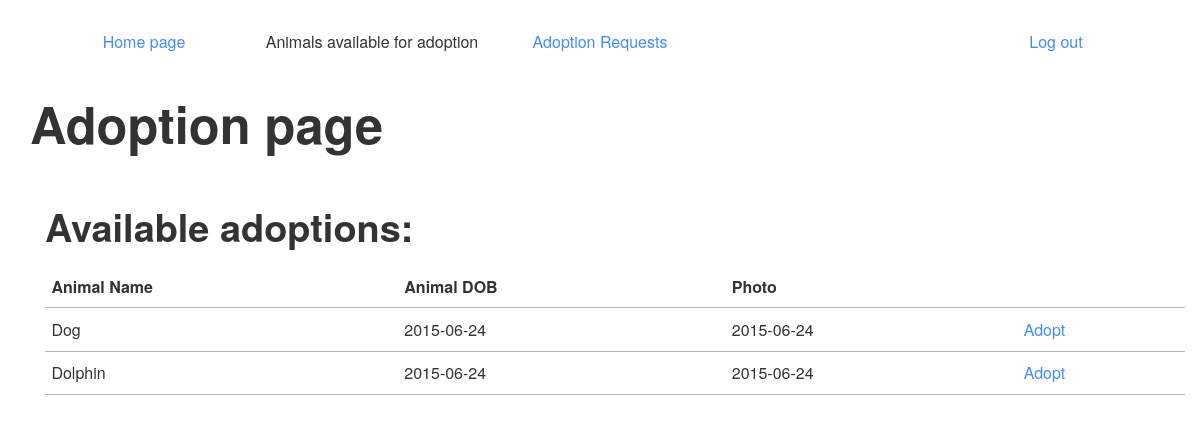
/userAvailableAdoptionPage.php (signed in), run on the app's committed database.
### tables this page shows
CREATE TABLE IF NOT EXISTS `animal` (
  `animalId` int(11) unsigned NOT NULL AUTO_INCREMENT,
  `name` varchar(35) NOT NULL,
  `dateofbirth` datetime NOT NULL,
  `description` varchar(255) DEFAULT NULL,
  `animalType` varchar(50) NOT NULL,
  `photo` varchar(500) DEFAULT NULL,
  `available` tinyint(1) DEFAULT NULL,
  PRIMARY KEY (`animalId`),
  UNIQUE KEY `animalId` (`animalId`)
);

### userAvailableAdoptionPage.php (the view, shortened to what this page needs)
<!DOCTYPE html>
<html lang="en" xmlns="http://www.w3.org/1999/xhtml">
<head>
	<link rel="stylesheet" href="baseguide-master/css/baseguide.min.css">
	<link rel="stylesheet" href="baseguide-master/css/demo.css">
</head>
<body>
<section id="userSection"  class="container">
	<nav>
		<ul class="list-equal">
			<li><a href="/coursework/userHomePage.php">Home page</a></li>
			<li>Animals available for adoption</li>
			<li><a href="/coursework/userAdoptionRequests.php">Adoption Requests</a></li>
			<li><a href="#"></a></li>
			<li><a href="/coursework/log_out.php">Log out</a></li>
		</ul>
	</nav>
	<h1>Adoption page</h1>
	<div id="userAvailableAdoptionPage" class="container">
		<section id="availableAdoption">
			<h2>Available adoptions:</h2>
				<?php
				$result = mysqli_query($link, 'SELECT a.animalId, a.name, a.dateofbirth, a.photo FROM animal a WHERE a.available = 1');
					echo "<table class='table'>
						   <tr>
						   <th>Animal Name</th>
						   <th>Animal DOB</th>
						   <th>Photo</th>
						   <th></th>
						   </tr>";
					foreach($result as $row) {
						$adoptUrl = '/coursework/userAvailableAdoptionPage.php?animalId=' . $row['animalId'];
						$row['dateofbirth'] = date("Y-m-d");
						echo "<tr>";
						echo '<td>' . $row['name'] . "</td>";
						echo '<td>' . $row['dateofbirth'] . "</td>";
						echo '<td>' . $row['dateofbirth'] . "</td>";
						echo '<td>' . "<a href='". $adoptUrl ."'>Adopt</a>" . "</td>";
						echo "</tr>";
					}
					echo "</table>";
				?>
		</section>
	</div>
</section>
</body>
</html>

### baseguide-master/css/demo.css (style rules this page uses)
section { margin-top: 15px; padding-top: 15px; border-top: 0.2em solid #efefef; }
section:first-child { margin-top: 0; border-top: 0; }
@media (min-width: 48em) { section { margin-top: 30px; padding-top: 30px; } }

### data on the page
animal: name "Dog", dateofbirth "2015-06-24"
animal: name "Dolphin", dateofbirth "2015-06-24"
